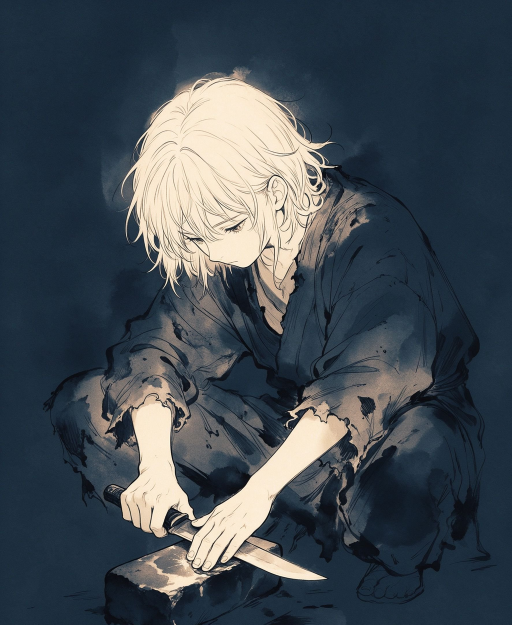
#> input picture tools/ref/v8_style_ref.png, 1024 x 1249 px (shown at 1/2 size)
$ python sketch_pack.py ref/v8_style_ref.png out.png
#> lines starting #> are read from the running program, lines starting #| are printed output that depends on the picture
# -*- coding: utf-8 -*-
"""在底图上画一个行囊的轮廓，给 img2img 当草图

用法：
  python tools/sketch_pack.py <底图> <输出> [--x 0.04 --y 0.52 --w 0.30 --h 0.40]
坐标/尺寸都是相对值；默认画在左下前景。
"""
import argparse
import os

from PIL import Image, ImageDraw, ImageFilter

CREAM = (242, 226, 202, 235)
EDGE = (30, 40, 52, 200)


def main():
    ap = argparse.ArgumentParser()
    ap.add_argument("src")
    ap.add_argument("dst")
    ap.add_argument("--x", type=float, default=0.04)
    ap.add_argument("--y", type=float, default=0.50)
    ap.add_argument("--w", type=float, default=0.30)
    ap.add_argument("--h", type=float, default=0.42)
    args = ap.parse_args()

    im = Image.open(args.src).convert("RGB")
#> im is the input picture: PIL image 1024x1249 RGB; mean R, G, B 66.5, 75.2, 82.7
    W, H = im.size
#> W = 1024; H = 1249
    x0, y0 = args.x * W, args.y * H
#> x0 = 40.96; y0 = 624.5
    w, h = args.w * W, args.h * H
#> w = 307.2; h = 524.6
    x1, y1 = x0 + w, y0 + h
#> x1 = 348.2; y1 = 1149.1

    layer = Image.new("RGBA", (W, H), (0, 0, 0, 0))
#> layer: PIL image 1024x1249 RGBA; every value is 0
    dr = ImageDraw.Draw(layer)

    # 包身：圆角方袋
    dr.rounded_rectangle([x0, y0 + h * 0.22, x1, y1], radius=w * 0.18, fill=CREAM, outline=EDGE, width=3)
    # 袋盖：上面一条弧形
    dr.rounded_rectangle([x0 - w * 0.04, y0 + h * 0.10, x1 + w * 0.04, y1 - h * 0.45],
                         radius=w * 0.14, fill=CREAM, outline=EDGE, width=3)
    # 铺盖卷：顶部横着的圆柱
    dr.rounded_rectangle([x0 - w * 0.06, y0, x1 + w * 0.06, y0 + h * 0.18],
                         radius=h * 0.09, fill=CREAM, outline=EDGE, width=3)
    # 两条竖背带
    for fx in (0.26, 0.70):
        bx = x0 + w * fx
        dr.rectangle([bx - w * 0.03, y0 + h * 0.12, bx + w * 0.03, y1 - h * 0.02],
                     fill=(60, 72, 88, 210), outline=EDGE, width=2)
    # 横扣带
    dr.rectangle([x0 + w * 0.08, y0 + h * 0.52, x1 - w * 0.08, y0 + h * 0.60],
                 fill=(60, 72, 88, 210), outline=EDGE, width=2)

    layer = layer.filter(ImageFilter.GaussianBlur(0.8))
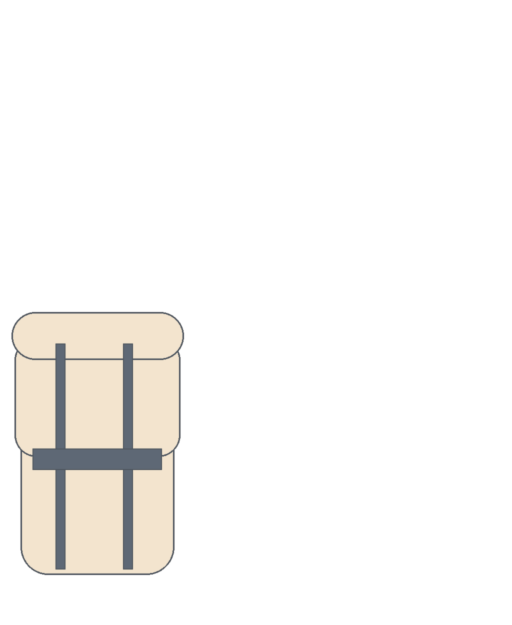
#> layer: PIL image 1024x1249 RGBA (shown at 1/2 size); mean R, G, B, A 26.6, 25.2, 23.1, 29.9; transparent parts drawn white
    out = im.convert("RGBA")
    out.alpha_composite(layer)
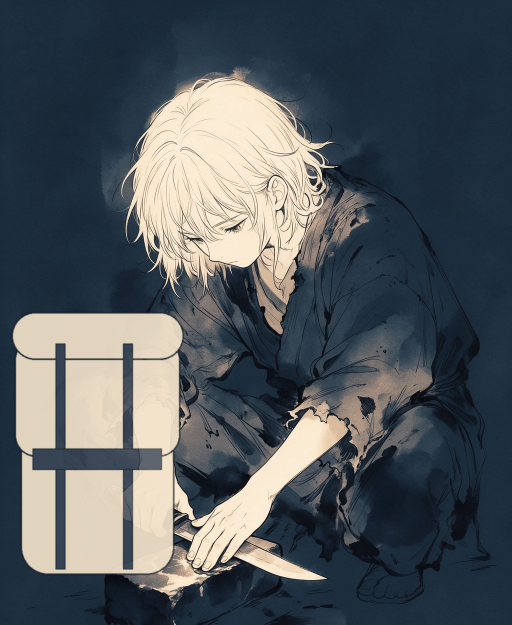
#> out: PIL image 1024x1249 RGBA (shown at 1/2 size); mean R, G, B, A 82.5, 89, 93.8, 255
    os.makedirs(os.path.dirname(os.path.abspath(args.dst)), exist_ok=True)
    out.convert("RGB").save(args.dst, "PNG")
    print("sketch:", args.dst, out.size)
#| sketch: out.png (1024, 1249)


if __name__ == "__main__":
    main()
